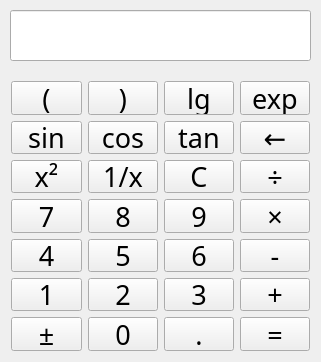
<?xml version="1.0" encoding="UTF-8"?>
<ui version="4.0">
 <class>Widget</class>
 <widget class="QWidget" name="Widget">
  <property name="geometry">
   <rect>
    <x>0</x>
    <y>0</y>
    <width>321</width>
    <height>362</height>
   </rect>
  </property>
  <property name="windowTitle">
   <string>Widget</string>
  </property>
  <widget class="QLineEdit" name="lineEdit">
   <property name="enabled">
    <bool>true</bool>
   </property>
   <property name="geometry">
    <rect>
     <x>10</x>
     <y>10</y>
     <width>301</width>
     <height>51</height>
    </rect>
   </property>
   <property name="font">
    <font>
     <family>新宋体</family>
     <pointsize>20</pointsize>
    </font>
   </property>
   <property name="alignment">
    <set>Qt::AlignRight|Qt::AlignTrailing|Qt::AlignVCenter</set>
   </property>
   <property name="readOnly">
    <bool>true</bool>
   </property>
  </widget>
  <widget class="QWidget" name="">
   <property name="geometry">
    <rect>
     <x>0</x>
     <y>70</y>
     <width>321</width>
     <height>291</height>
    </rect>
   </property>
   <layout class="QGridLayout" name="gridLayout">
    <item row="3" column="2">
     <widget class="QPushButton" name="pushButton_lg">
      <property name="font">
       <font>
        <family>新宋体</family>
        <pointsize>20</pointsize>
       </font>
      </property>
      <property name="text">
       <string>lg</string>
      </property>
     </widget>
    </item>
    <item row="4" column="3">
     <widget class="QPushButton" name="pushButton_backspace">
      <property name="font">
       <font>
        <family>新宋体</family>
        <pointsize>20</pointsize>
       </font>
      </property>
      <property name="text">
       <string>←</string>
      </property>
     </widget>
    </item>
    <item row="4" column="2">
     <widget class="QPushButton" name="pushButton_tan">
      <property name="font">
       <font>
        <family>新宋体</family>
        <pointsize>20</pointsize>
       </font>
      </property>
      <property name="text">
       <string>tan</string>
      </property>
     </widget>
    </item>
    <item row="3" column="1">
     <widget class="QPushButton" name="pushButton_right_bracket">
      <property name="font">
       <font>
        <family>新宋体</family>
        <pointsize>20</pointsize>
       </font>
      </property>
      <property name="text">
       <string>)</string>
      </property>
     </widget>
    </item>
    <item row="7" column="3">
     <widget class="QPushButton" name="pushButton_mul">
      <property name="font">
       <font>
        <family>新宋体</family>
        <pointsize>20</pointsize>
       </font>
      </property>
      <property name="text">
       <string>×</string>
      </property>
     </widget>
    </item>
    <item row="8" column="0">
     <widget class="QPushButton" name="pushButton_4">
      <property name="font">
       <font>
        <family>新宋体</family>
        <pointsize>20</pointsize>
       </font>
      </property>
      <property name="text">
       <string>4</string>
      </property>
     </widget>
    </item>
    <item row="8" column="1">
     <widget class="QPushButton" name="pushButton_5">
      <property name="font">
       <font>
        <family>新宋体</family>
        <pointsize>20</pointsize>
       </font>
      </property>
      <property name="text">
       <string>5</string>
      </property>
     </widget>
    </item>
    <item row="8" column="2">
     <widget class="QPushButton" name="pushButton_6">
      <property name="font">
       <font>
        <family>新宋体</family>
        <pointsize>20</pointsize>
       </font>
      </property>
      <property name="text">
       <string>6</string>
      </property>
     </widget>
    </item>
    <item row="8" column="3">
     <widget class="QPushButton" name="pushButton_sub">
      <property name="font">
       <font>
        <family>新宋体</family>
        <pointsize>20</pointsize>
       </font>
      </property>
      <property name="text">
       <string>-</string>
      </property>
     </widget>
    </item>
    <item row="7" column="2">
     <widget class="QPushButton" name="pushButton_9">
      <property name="font">
       <font>
        <family>新宋体</family>
        <pointsize>20</pointsize>
       </font>
      </property>
      <property name="text">
       <string>9</string>
      </property>
     </widget>
    </item>
    <item row="3" column="0">
     <widget class="QPushButton" name="pushButton_left_bracket">
      <property name="font">
       <font>
        <family>新宋体</family>
        <pointsize>20</pointsize>
       </font>
      </property>
      <property name="text">
       <string>(</string>
      </property>
     </widget>
    </item>
    <item row="6" column="0">
     <widget class="QPushButton" name="pushButton_square">
      <property name="font">
       <font>
        <family>新宋体</family>
        <pointsize>20</pointsize>
       </font>
      </property>
      <property name="text">
       <string>x²</string>
      </property>
     </widget>
    </item>
    <item row="4" column="0">
     <widget class="QPushButton" name="pushButton_sin">
      <property name="font">
       <font>
        <family>新宋体</family>
        <pointsize>20</pointsize>
       </font>
      </property>
      <property name="text">
       <string>sin</string>
      </property>
     </widget>
    </item>
    <item row="4" column="1">
     <widget class="QPushButton" name="pushButton_cos">
      <property name="font">
       <font>
        <family>新宋体</family>
        <pointsize>20</pointsize>
       </font>
      </property>
      <property name="text">
       <string>cos</string>
      </property>
     </widget>
    </item>
    <item row="6" column="1">
     <widget class="QPushButton" name="pushButton_reciprocal">
      <property name="font">
       <font>
        <family>新宋体</family>
        <pointsize>20</pointsize>
       </font>
      </property>
      <property name="text">
       <string>1/x</string>
      </property>
     </widget>
    </item>
    <item row="6" column="3">
     <widget class="QPushButton" name="pushButton_div">
      <property name="font">
       <font>
        <family>新宋体</family>
        <pointsize>20</pointsize>
       </font>
      </property>
      <property name="text">
       <string>÷</string>
      </property>
     </widget>
    </item>
    <item row="7" column="1">
     <widget class="QPushButton" name="pushButton_8">
      <property name="font">
       <font>
        <family>新宋体</family>
        <pointsize>20</pointsize>
       </font>
      </property>
      <property name="text">
       <string>8</string>
      </property>
     </widget>
    </item>
    <item row="7" column="0">
     <widget class="QPushButton" name="pushButton_7">
      <property name="font">
       <font>
        <family>新宋体</family>
        <pointsize>20</pointsize>
       </font>
      </property>
      <property name="text">
       <string>7</string>
      </property>
     </widget>
    </item>
    <item row="9" column="1">
     <widget class="QPushButton" name="pushButton_2">
      <property name="font">
       <font>
        <family>新宋体</family>
        <pointsize>20</pointsize>
       </font>
      </property>
      <property name="text">
       <string>2</string>
      </property>
     </widget>
    </item>
    <item row="10" column="2">
     <widget class="QPushButton" name="pushButton_point">
      <property name="font">
       <font>
        <family>新宋体</family>
        <pointsize>20</pointsize>
       </font>
      </property>
      <property name="text">
       <string>.</string>
      </property>
     </widget>
    </item>
    <item row="9" column="0">
     <widget class="QPushButton" name="pushButton_1">
      <property name="font">
       <font>
        <family>新宋体</family>
        <pointsize>20</pointsize>
       </font>
      </property>
      <property name="text">
       <string>1</string>
      </property>
     </widget>
    </item>
    <item row="10" column="0">
     <widget class="QPushButton" name="pushButton_pos_or_neg">
      <property name="font">
       <font>
        <family>新宋体</family>
        <pointsize>20</pointsize>
       </font>
      </property>
      <property name="text">
       <string>±</string>
      </property>
     </widget>
    </item>
    <item row="9" column="2">
     <widget class="QPushButton" name="pushButton_3">
      <property name="font">
       <font>
        <family>新宋体</family>
        <pointsize>20</pointsize>
       </font>
      </property>
      <property name="text">
       <string>3</string>
      </property>
     </widget>
    </item>
    <item row="10" column="3">
     <widget class="QPushButton" name="pushButton_equal">
      <property name="font">
       <font>
        <family>新宋体</family>
        <pointsize>20</pointsize>
       </font>
      </property>
      <property name="text">
       <string>=</string>
      </property>
     </widget>
    </item>
    <item row="9" column="3">
     <widget class="QPushButton" name="pushButton_add">
      <property name="font">
       <font>
        <family>新宋体</family>
        <pointsize>20</pointsize>
       </font>
      </property>
      <property name="text">
       <string>+</string>
      </property>
     </widget>
    </item>
    <item row="10" column="1">
     <widget class="QPushButton" name="pushButton_0">
      <property name="font">
       <font>
        <family>新宋体</family>
        <pointsize>20</pointsize>
       </font>
      </property>
      <property name="text">
       <string>0</string>
      </property>
     </widget>
    </item>
    <item row="3" column="3">
     <widget class="QPushButton" name="pushButton_exp">
      <property name="font">
       <font>
        <family>新宋体</family>
        <pointsize>20</pointsize>
       </font>
      </property>
      <property name="text">
       <string>exp</string>
      </property>
     </widget>
    </item>
    <item row="6" column="2">
     <widget class="QPushButton" name="pushButton_C">
      <property name="font">
       <font>
        <family>新宋体</family>
        <pointsize>20</pointsize>
       </font>
      </property>
      <property name="text">
       <string>C</string>
      </property>
     </widget>
    </item>
   </layout>
  </widget>
 </widget>
 <layoutdefault spacing="6" margin="11"/>
 <resources/>
 <connections/>
</ui>
